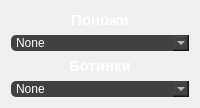
     <widget class="QWidget" name="down">
      <attribute name="title">
       <string>Низ</string>
      </attribute>
      <layout class="QVBoxLayout" name="verticalLayout">
       <item>
        <widget class="QLabel" name="leggings_2">
         <property name="baseSize">
          <size>
           <width>0</width>
           <height>0</height>
          </size>
         </property>
         <property name="font">
          <font>
           <pointsize>11</pointsize>
           <weight>75</weight>
           <bold>true</bold>
           <kerning>true</kerning>
          </font>
         </property>
         <property name="styleSheet">
          <string notr="true">color: #ffffff;</string>
         </property>
         <property name="lineWidth">
          <number>1</number>
         </property>
         <property name="midLineWidth">
          <number>0</number>
         </property>
         <property name="text">
          <string>Поножи</string>
         </property>
         <property name="alignment">
          <set>Qt::AlignHCenter|Qt::AlignTop</set>
         </property>
         <property name="wordWrap">
          <bool>true</bool>
         </property>
         <property name="margin">
          <number>0</number>
         </property>
         <property name="indent">
          <number>0</number>
         </property>
        </widget>
       </item>
       <item>
        <widget class="QComboBox" name="leggings">
         <property name="cursor">
          <cursorShape>PointingHandCursor</cursorShape>
         </property>
         <property name="styleSheet">
          <string notr="true">color: #ffffff;
background: #414141;
border-radius: 5px;</string>
         </property>
         <item>
          <property name="text">
           <string>None</string>
          </property>
         </item>
         <item>
          <property name="text">
           <string>NETHERITE_LEGGINGS</string>
          </property>
         </item>
         <item>
          <property name="text">
           <string>DIAMOND_LEGGINGS</string>
          </property>
         </item>
         <item>
          <property name="text">
           <string>IRON_LEGGINGS</string>
          </property>
         </item>
         <item>
          <property name="text">
           <string>GOLDEN_LEGGINGS</string>
          </property>
         </item>
         <item>
          <property name="text">
           <string>CHAINMAIL_LEGGINGS</string>
          </property>
         </item>
         <item>
          <property name="text">
           <string>LEATHER_LEGGINGS</string>
          </property>
         </item>
        </widget>
       </item>
       <item>
        <widget class="QLabel" name="boots_2">
         <property name="baseSize">
          <size>
           <width>0</width>
           <height>0</height>
          </size>
         </property>
         <property name="font">
          <font>
           <pointsize>11</pointsize>
           <weight>75</weight>
           <bold>true</bold>
           <kerning>true</kerning>
          </font>
         </property>
         <property name="styleSheet">
          <string notr="true">color: #ffffff;</string>
         </property>
         <property name="lineWidth">
          <number>1</number>
         </property>
         <property name="midLineWidth">
          <number>0</number>
         </property>
         <property name="text">
          <string>Ботинки</string>
         </property>
         <property name="alignment">
          <set>Qt::AlignHCenter|Qt::AlignTop</set>
         </property>
         <property name="wordWrap">
          <bool>true</bool>
         </property>
         <property name="margin">
          <number>0</number>
         </property>
         <property name="indent">
          <number>0</number>
         </property>
        </widget>
       </item>
       <item>
        <widget class="QComboBox" name="boots">
         <property name="cursor">
          <cursorShape>PointingHandCursor</cursorShape>
         </property>
         <property name="styleSheet">
          <string notr="true">color: #ffffff;
background: #414141;
border-radius: 5px;</string>
         </property>
         <item>
          <property name="text">
           <string>None</string>
          </property>
         </item>
         <item>
          <property name="text">
           <string>NETHERITE_BOOTS</string>
          </property>
         </item>
         <item>
          <property name="text">
           <string>DIAMOND_BOOTS</string>
          </property>
         </item>
         <item>
          <property name="text">
           <string>IRON_BOOTS</string>
          </property>
         </item>
         <item>
          <property name="text">
           <string>GOLDEN_BOOTS</string>
          </property>
         </item>
         <item>
          <property name="text">
           <string>CHAINMAIL_BOOTS</string>
          </property>
         </item>
         <item>
          <property name="text">
           <string>LEATHER_BOOTS</string>
          </property>
         </item>
        </widget>
       </item>
      </layout>
     </widget>
